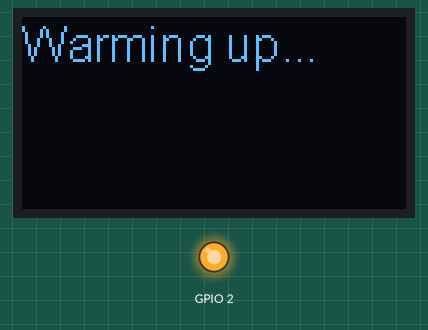
Recording of a sketch running on a simulated ESP32. Parts: 128×64 one-colour display, output pins drawn as LEDs (lit = HIGH). WiFi joins after 1.5 s; servers stay silent unless stated; the local clock reads 2024-03-15 10:24:30 at power-on unless the sketch sets it; the Firebase database answers and starts empty; what the sketch prints to the serial monitor is not drawn.

Above: at 1.6 s.
At 9.4 s:
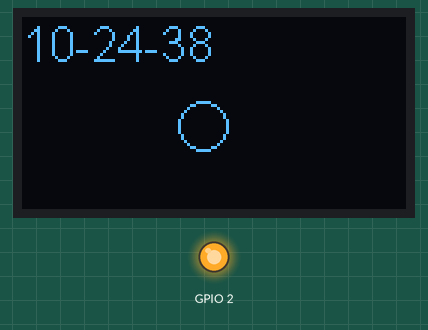
At 20.3 s:
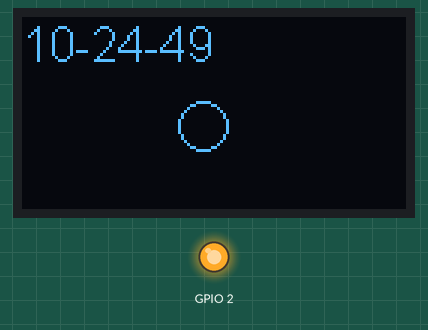
At 38.3 s:
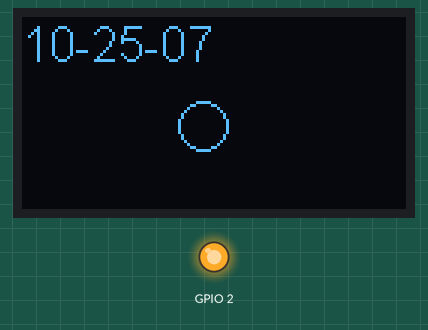
Timing chart, 0 to 39.8 s (numbered marks = the images above):
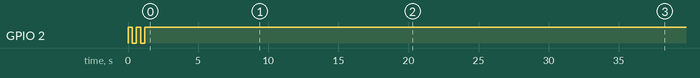

Measured:
- what the display in image 0 shows lasts 0.6 s, from 1.5 s to 2.1 s
- what the display in image 1 shows lasts 3.6 s, from 9.4 s to 13.0 s

The sketch:

GISMO6_RTCApplianceControl_OLED_FB.ino
```cpp
#include <WiFi.h>
#include "time.h"
#include "Credentials.h"

#define relayPin 13
const char* ntpServer = "pool.ntp.org";
const long  gmtOffset_sec = 19800;
const int   daylightOffset_sec =  0;

int hrs;
int mins;
int secs;

int delayTime = 3000;


void getCurrentTimeNow();
void WiFiInit();
void OLEDInit();
void OLEDUpdate();
void FirebaseInit();
void FirebaseUpdate();


void setup()
{
  Serial.begin(115200);

  //connect to WiFi
  WiFiInit();

  //init and get the time
  configTime(gmtOffset_sec, daylightOffset_sec, ntpServer);
  getCurrentTimeNow();

  OLEDInit();
  FirebaseInit();
  }

void loop()
{
   char buffer[10];

  /* sprintf(buffer,"%02d-%02d-%02d",now.hour(),now.minute(),now.second());
   Serial.println(buffer);

   Firebase.setString(firebaseData,"IOTLAB/Appliance_Control/Current_Time",buffer);*/


  getCurrentTimeNow();
  sprintf(buffer,"%02d-%02d-%02d",hrs,mins,secs);
  Serial.println(buffer);
  Firebase.setString(firebaseData,"IOTLAB/Appliance_Control/Current_Time",buffer);

  display.clear();
  display.drawString(0,0,buffer);

   int currentTimeTotal;
   currentTimeTotal = hrs*60 + mins;
   Serial.println(currentTimeTotal);

   String startTimeFull;
   String startTime;
   int startTimeHrs,startTimeMins,startTimeTotal;
   Firebase.getString(firebaseData,"IOTLAB/Appliance_Control/Start_Time",startTimeFull);
   startTime=startTimeFull.substring(2,startTimeFull.length()-2);
   //Serial.println(startTime);
   display.drawString(0,30,startTime);
   startTimeHrs = startTime.substring(0,2).toInt();
   //Serial.println(startTimeHrs);
   startTimeMins = startTime.substring(3).toInt();
   //Serial.println(startTimeMins);
   startTimeTotal=startTimeHrs*60 + startTimeMins;
   Serial.println(startTimeTotal);


   String endTimeFull;
   String endTime;
   int endTimeHrs,endTimeMins,endTimeTotal;
   Firebase.getString(firebaseData,"IOTLAB/Appliance_Control/End_Time",endTimeFull);
   endTime=endTimeFull.substring(2,endTimeFull.length()-2);
   //Serial.println(endTime);
    display.drawString(80,30,endTime);
   endTimeHrs = endTime.substring(0,2).toInt();
   //Serial.println(endTimeHrs);
   endTimeMins = endTime.substring(3).toInt();
   //Serial.println(endTimeMins);
   endTimeTotal=endTimeHrs*60 + endTimeMins;
   Serial.println(endTimeTotal);

   if((currentTimeTotal >= startTimeTotal) && (currentTimeTotal < endTimeTotal)){
    digitalWrite(relayPin,HIGH);
    Serial.println("Appliance ON");
    display.setColor(WHITE);
    display.drawCircle(60, 36, 8);
    display.fillCircle(60,36,8);
    Firebase.setInt(firebaseData,"IOTLAB/Appliance_Control/Appliance_Status",1);
   }
   else{
    digitalWrite(relayPin,LOW);
    Serial.println("Appliance OFF");
    display.setColor(BLACK);
    display.drawCircle(60, 36, 8);
    display.fillCircle(60,36,8);
    display.setColor(WHITE);
    display.drawCircle(60, 36, 8);
    Firebase.setInt(firebaseData,"IOTLAB/Appliance_Control/Appliance_Status",0);
    }


  display.display();
  delay(delayTime);


}

void WiFiInit(){
  pinMode(2,OUTPUT);
  WiFi.begin(WIFI_SSID, WIFI_PASSWORD);
  Serial.print("Connecting to Wi-Fi");
  while (WiFi.status() != WL_CONNECTED)
  {
    Serial.print(".");
    digitalWrite(2,!digitalRead(2));
    delay(300);
  }
  Serial.println();
  Serial.print("Connected with IP: ");
  Serial.println(WiFi.localIP());
  Serial.println();

}
void OLEDInit(){
  display.init();
  display.setFont(ArialMT_Plain_16);
  display.clear();
  display.drawString(0,0,"Warming up...");
  display.display();
}

void OLEDUpdate(){
  display.clear();
 // display.drawString(0,0,magswStatus);
 // display.drawString(0,30,PIRStatus);
  display.display();
}
void FirebaseInit(){
  Firebase.begin(FIREBASE_HOST, FIREBASE_AUTH);
  Firebase.reconnectWiFi(true);

}

void getCurrentTimeNow()
{
  struct tm timeinfo;
  if(!getLocalTime(&timeinfo)){
    Serial.println("Failed to obtain time");
    return;
  }
  //Serial.println(&timeinfo, "%A, %B %d %Y %H:%M:%S");

  hrs = timeinfo.tm_hour;
  mins = timeinfo.tm_min;
  secs = timeinfo.tm_sec;

  Serial.print("Hours:");
  Serial.println(hrs);

  Serial.print("Minutes:");
  Serial.println(mins);

  Serial.print("Seconds:");
  Serial.println(secs);
}
```

Credentials.h
```cpp
#define FIREBASE_HOST "xxxxxxxxxxxxxxxxxxxxxxx" //Do not include https:// in FIREBASE_HOST
#define FIREBASE_AUTH "xxxxxxxxxxxxxxxxxxxxxxx"
#define WIFI_SSID "xxxxxxxxxxxxxxxxxx"
#define WIFI_PASSWORD "xxxxxxxxxxxxxxxxxxxxxxx"
#include <Wire.h>
#include "SSD1306.h"
#include "FirebaseESP32.h"
FirebaseData firebaseData;
SSD1306  display(0x3c, 21, 22);
```
